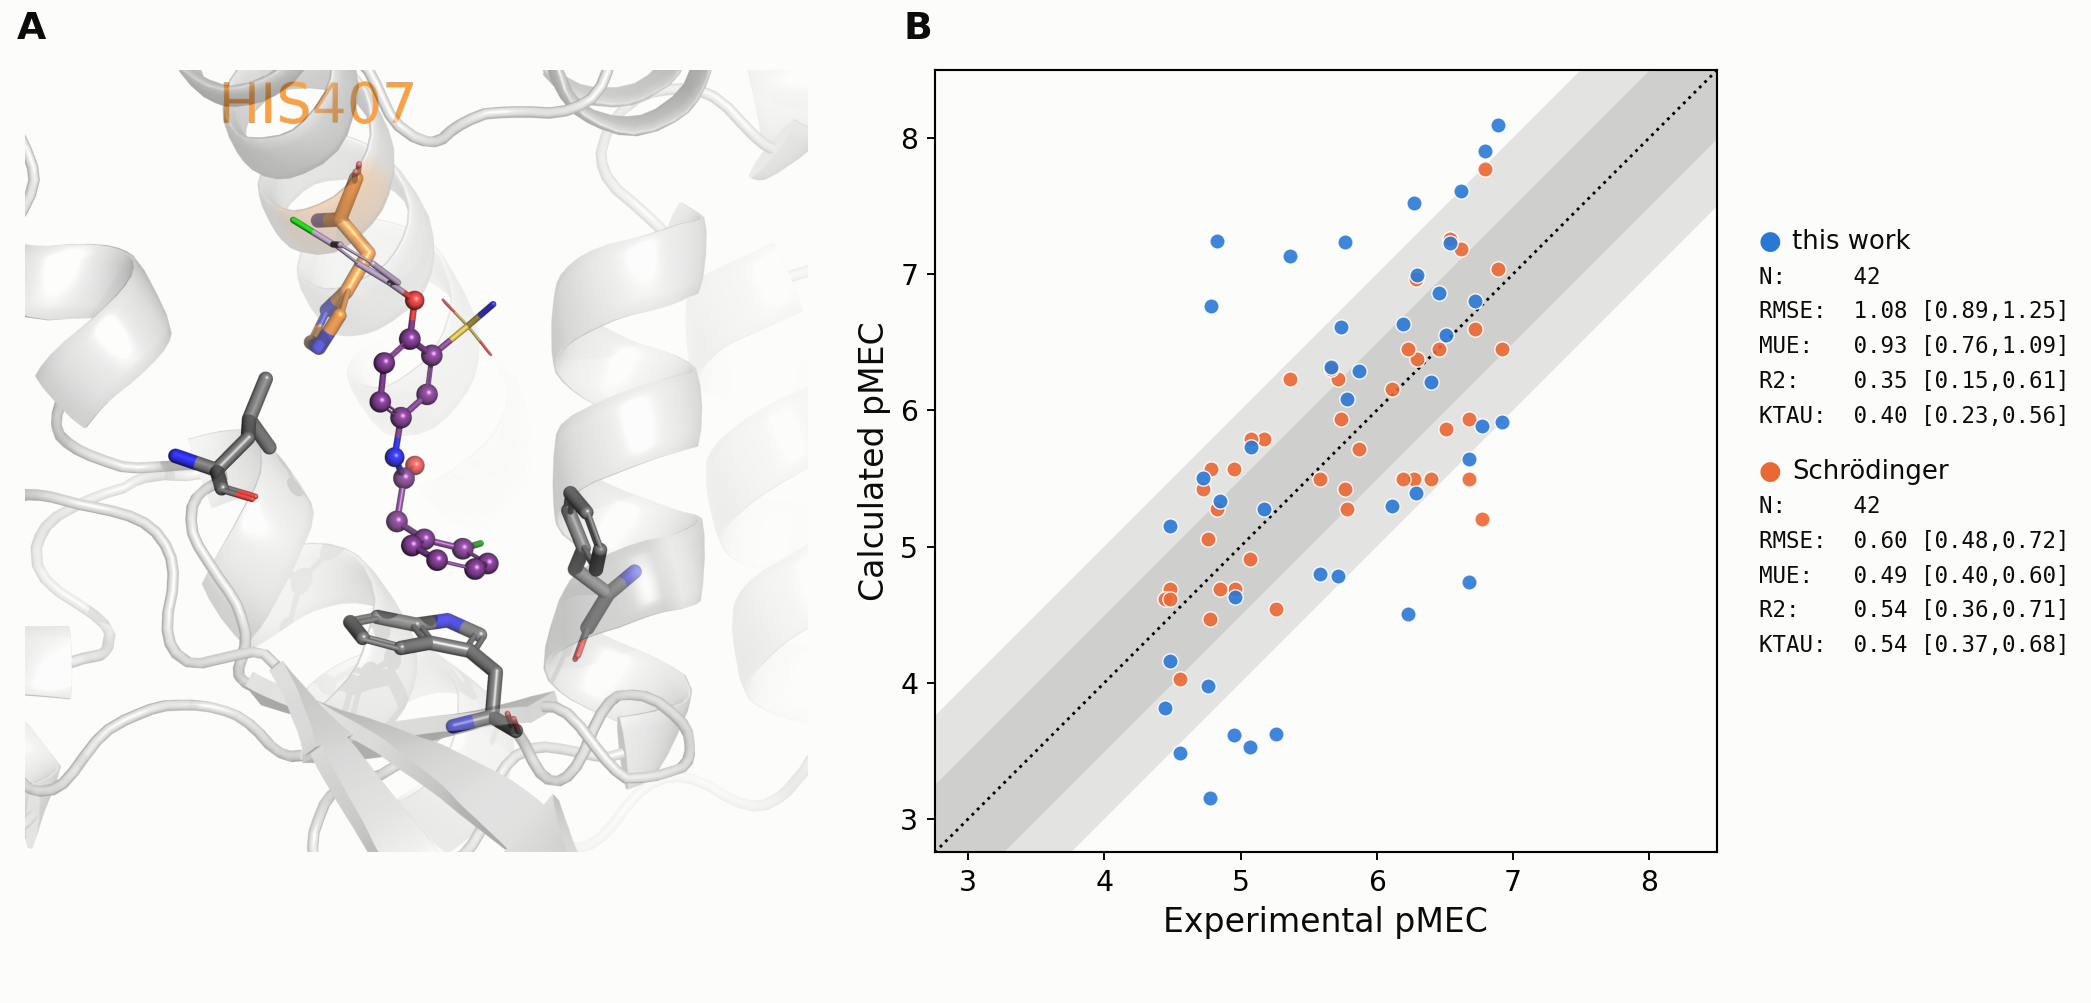

Reproduce this figure in Python.
"""Figure 7 -- the Werner series on Schrodinger's structure, head to head.

Figure 6 scores 35 Werner compounds on a 6HTY-derived receptor. Schrodinger
published RBFE on 42 of the same compounds, around their own prepared model of
the same structure (Table 8 of their PXR paper). This figure puts the two on one
parity panel against the same experimental pMEC column, in the same units, with
the same centring -- the only direct comparison in the repository between this
project's numbers and a commercial package's on identical compounds.

Panel A is Schrodinger's receptor with Werner-25 reposed into it, which is the
input the predictions in panel B were computed from. It is NOT the 6HTY pose
panel of figure 6: the receptor is their model and the ligand was re-embedded
against a different template (1.86 A from the crystal ligand, moving Werner-25
by 1.9 A).

BOTH SERIES ARE RELATIVE free energies, so each carries an arbitrary additive
offset and each is shifted onto the experimental mean before plotting -- the
same centring the statistics use, so the dots and the numbers are one object.
The shipped `pred` columns are already centred.

RMSE CONVENTION. Schrodinger's published table reports an all-pairs ddG RMSE,
which at n = 42 is sqrt(2n/(n-1)) = 1.43x the centred dG RMSE computed here. The
numbers in this panel are dG RMSE for BOTH series, so they are comparable with
each other and with figures 4-6 -- but the Schrodinger column here is NOT the
number printed in their table. Converted, their published row (R2 0.54, RMSE
1.17 in ddG kcal/mol, slope 0.77) is reproduced by the recomputation to within
0.002 / 0.01 / 0.008.

    python figures/fig7_werner_n42_schrodinger.py
"""
import json

import numpy as np
import pandas as pd
from cinnabar import stats as cinnabar_stats

from common import DATA, FEP_COLOUR, ML_COLOUR, INK, OUT, STATISTICS, plt, trim

SUB = DATA / "werner_schrodinger_n42"
NETWORK = "schro42|LOMAP k=4|ddg_sem<=1.0|pMEC"
POSE = OUT / "pose_schro.png"

#: cinnabar's guideline widths, in the plotted unit.
BANDS = (0.5, 1.0)
NBOOT = 1000


def mets(pred, expt, seed=0):
    """cinnabar's four statistics, each with its 95% bootstrap interval.

    Computed by cinnabar's own `bootstrap_statistic` so the numbers are produced
    exactly as the panels of figures 4-6 produce theirs: compounds resampled with
    replacement, 1000 times, interval from the 2.5/97.5 percentiles. The point
    value is the statistic on the real data ("mle"), not the bootstrap mean.

    cinnabar draws from numpy's global RNG and does not seed it, so its intervals
    move between runs; seeding here makes this panel reproducible.
    """
    np.random.seed(seed)
    out = {}
    for name in STATISTICS:
        r = cinnabar_stats.bootstrap_statistic(
            np.asarray(expt, float), np.asarray(pred, float),
            statistic=name, nbootstrap=NBOOT)
        out[name] = (float(r["mle"]), float(r["low"]), float(r["high"]))
    return out


def main():
    blob = json.load(open(SUB / "rbfe_values.json"))[NETWORK]
    labels = blob["labels"]
    expt = np.asarray(blob["expt"], float)
    ours = np.asarray(blob["pred"], float)

    theirs = pd.read_csv(SUB / "schrodinger_predictions.csv").set_index("label")
    theirs = theirs.loc[labels, "pred_pMEC"].to_numpy(float)
    assert len(expt) == len(ours) == len(theirs) == 42

    ma, mb = mets(ours, expt), mets(theirs, expt)

    # Three columns: the render, the scatter, and the statistics beside it.
    # Putting the statistics to the RIGHT of the plot rather than above it is
    # what lets both panels use the full height of the canvas -- a block above
    # the plot is paid for out of the plot's own height, and with two series it
    # is tall enough to cost about a fifth of it.
    FIG_W, FIG_H = 12.3, 5.9
    fig = plt.figure(figsize=(FIG_W, FIG_H), dpi=170)
    BOX = dict(bottom=0.150, height=0.780)

    # Panel A gets the same rectangle as panel B's plot box so the two squares
    # sit on the same top and bottom lines; in a taller axes the square image
    # would centre itself and float away from B. Nothing is drawn over the
    # render -- HIS407 is burnt in by PyMOL and is the only label it carries.
    ax_p = fig.add_axes([0.012, BOX["bottom"], 0.374, BOX["height"]])
    ax_p.imshow(trim(POSE))
    ax_p.axis("off")
    fig.text(0.008, 0.990, "A", fontsize=16, fontweight="bold", va="top", color=INK)

    # 0.447 leaves 0.75 in between the two squares, which is what the y label
    # and its tick labels need; any less and "Calculated pMEC" sits on panel A.
    ax = fig.add_axes([0.447, BOX["bottom"], 0.374, BOX["height"]])
    ax.set_box_aspect(1)
    lo = float(min(expt.min(), ours.min(), theirs.min())) - 0.4
    hi = float(max(expt.max(), ours.max(), theirs.max())) + 0.4
    g = np.array([lo, hi])
    for bw in BANDS:
        ax.fill_between(g, g - bw, g + bw, color="grey", alpha=0.2, lw=0, zorder=0)
    ax.plot(g, g, color="black", lw=1.2, ls=":", zorder=1)
    ax.scatter(expt, theirs, s=42, color=ML_COLOUR, alpha=0.9,
               edgecolor="white", linewidth=0.6, zorder=3)
    ax.scatter(expt, ours, s=42, color=FEP_COLOUR, alpha=0.9,
               edgecolor="white", linewidth=0.6, zorder=4)
    ax.set_xlim(lo, hi)
    ax.set_ylim(lo, hi)
    ax.set_xlabel("Experimental pMEC", fontsize=14)
    ax.set_ylabel("Calculated pMEC", fontsize=14)
    ax.tick_params(labelsize=12, colors="black")
    for sp in ax.spines.values():
        sp.set_color("black")
        sp.set_linewidth(0.9)
    fig.text(0.432, 0.990, "B", fontsize=16, fontweight="bold", va="top", color=INK)

    # One block per series, stacked rather than one table with two value
    # columns: stacked, each is only as wide as a single cinnabar line and the
    # column fits beside the plot. The pair is centred on the plot's vertical
    # span so it reads as belonging to the axes rather than floating at the top.
    X0, FS, LAB_W = 0.841, 9.5, 7
    PITCH = FS * 1.55 / 72.0 / FIG_H
    GAP = 1.6                                     # blank lines between blocks
    n_lines = 2 * (len(STATISTICS) + 2) + GAP     # header + N + rows, twice
    y = (BOX["bottom"] + BOX["height"] / 2.0) + (n_lines - 1) * PITCH / 2.0

    for lab, m, col in (("this work", ma, FEP_COLOUR),
                        ("Schrödinger", mb, ML_COLOUR)):
        fig.text(X0, y, "●", fontsize=11, color=col, va="center")
        fig.text(X0 + 0.016, y, lab, fontsize=11, color=INK, va="center")
        y -= PITCH
        fig.text(X0, y, f"{'N:':<{LAB_W}s}{len(expt)}", fontsize=FS, color=INK,
                 va="center", family="monospace")
        for name in STATISTICS:
            y -= PITCH
            v = m[name]
            fig.text(X0, y, f"{name + ':':<{LAB_W}s}{v[0]:.2f} [{v[1]:.2f},{v[2]:.2f}]",
                     fontsize=FS, color=INK, va="center", family="monospace")
        y -= PITCH * GAP

    out = OUT / "fig7_werner_n42_schrodinger.png"
    fig.savefig(str(out), dpi=170)
    plt.close(fig)
    print(f"wrote {out}")
    for lab, m in (("this work ", ma), ("Schrodinger", mb)):
        print(f"  {lab} " + "  ".join(
            f"{k} {m[k][0]:.2f} [{m[k][1]:.2f},{m[k][2]:.2f}]" for k in STATISTICS))


if __name__ == "__main__":
    main()
